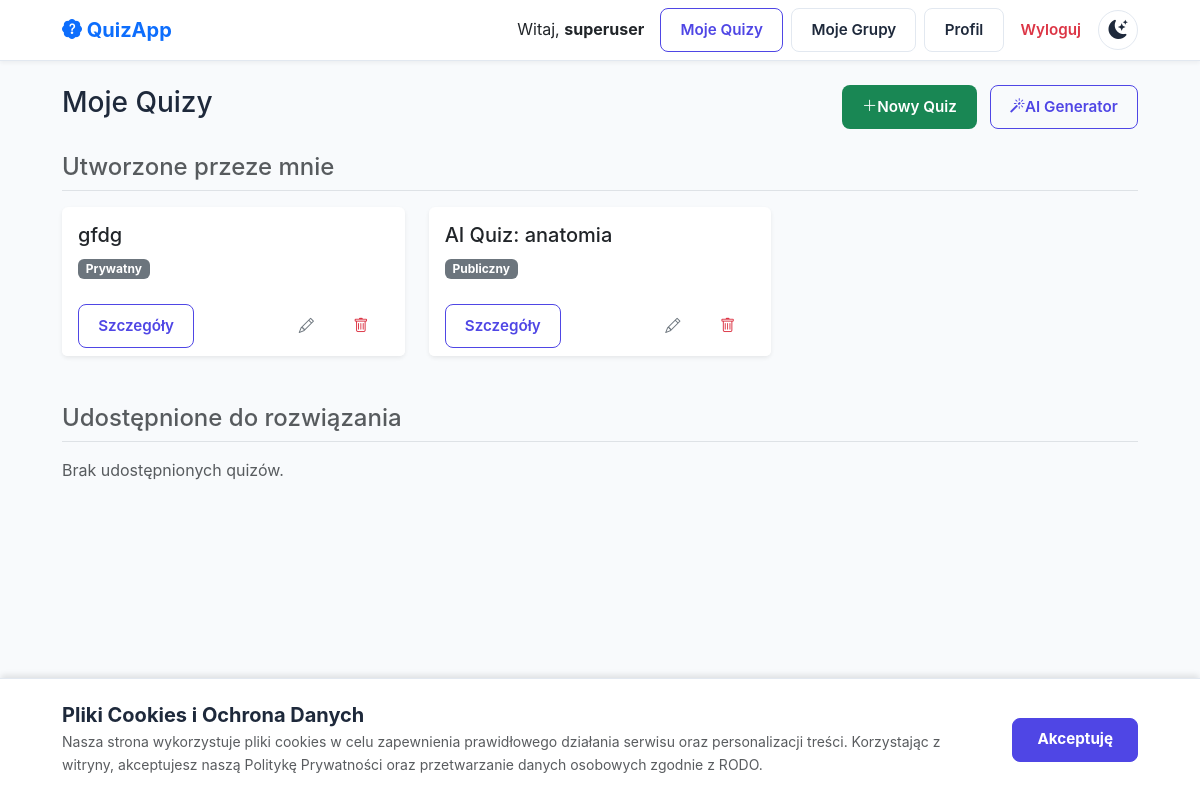
Page /my-quizzes/ (signed in) on the earlier database version.
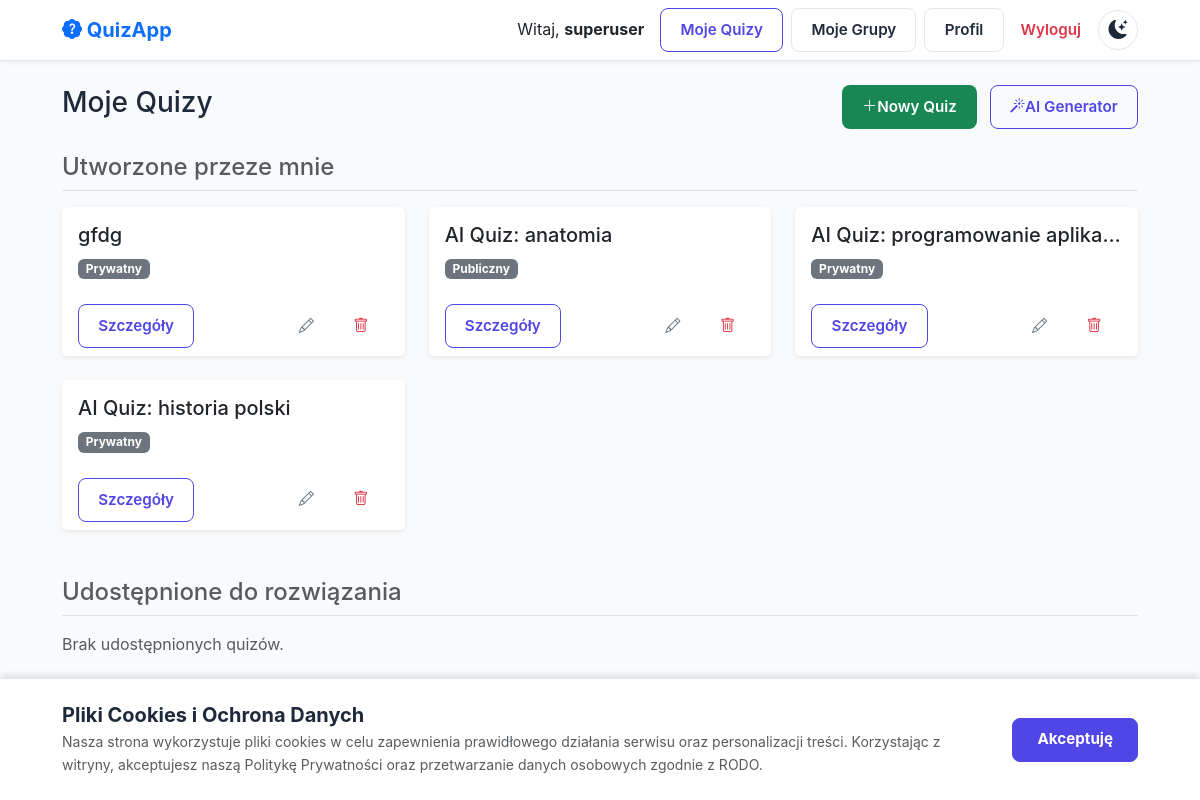
Same page on the later database version.
### accounts/models.py (models this page shows)
class User(AbstractUser):
    groups = models.ManyToManyField(
        Group,
        verbose_name='groups',
        blank=True,
        help_text=(
            'The groups this user belongs to. A user will get all permissions '
            'granted to each of their groups.'
        ),
        related_name="%(app_label)s_%(class)s_groups",
        related_query_name="user",
    )
    user_permissions = models.ManyToManyField(
        Permission,
        verbose_name='user permissions',
        blank=True,
        help_text='Specific permissions for this user.',
        related_name="%(app_label)s_%(class)s_user_permissions",
        related_query_name="user",
    )
    pass # Keep pass if you have no other custom fields yet

### quizzes/models.py (models this page shows, shortened)
class Quiz(models.Model):
    class Visibility(models.TextChoices):
        PUBLIC = 'PUBLIC', 'Publiczny'
        PRIVATE = 'PRIVATE', 'Prywatny'
    title = models.CharField(max_length=255, verbose_name="Tytuł")
    author = models.ForeignKey(settings.AUTH_USER_MODEL, on_delete=models.CASCADE, verbose_name="Autor")
    visibility = models.CharField(
        max_length=10,
        choices=Visibility.choices,
        default=Visibility.PRIVATE,
        verbose_name="Widoczność"
    )
    time_limit = models.IntegerField(
        default=0,
        verbose_name="Limit czasu (w minutach)",
        help_text="Ustaw 0, aby wyłączyć limit czasu."
    )
    instant_feedback = models.BooleanField(
        default=False,
        verbose_name="Natychmiastowe odpowiedzi",
        help_text="Jeśli zaznaczone, użytkownik zobaczy poprawne odpowiedzi po każdym pytaniu."
    )
    users_permissions = models.ManyToManyField(
        settings.AUTH_USER_MODEL,
        through='QuizUserPermission',
        related_name='quiz_access',
        blank=True,
        verbose_name="Uprawnienia użytkowników"
    )
    groups_permissions = models.ManyToManyField(
        QuizGroup,
        through='QuizGroupPermission',
        related_name='quiz_access',
        blank=True,
        verbose_name="Uprawnienia grup"
    )

### quizzes/views.py (the view)
# urls.py: path('my-quizzes/', views.my_quizzes_view, name='my-quizzes'),
@login_required
def my_quizzes_view(request):
    created_quizzes = Quiz.objects.filter(author=request.user)
    user_groups = request.user.group_memberships.all()
    editable_quizzes = Quiz.objects.filter(
        Q(quizuserpermission__user=request.user, quizuserpermission__role='EDITOR') |
        Q(quizgrouppermission__group__in=user_groups, quizgrouppermission__role='EDITOR')
    ).exclude(author=request.user).distinct()
    shared_quizzes = Quiz.objects.filter(
        Q(quizuserpermission__user=request.user) |
        Q(quizgrouppermission__group__in=user_groups)
    ).exclude(pk__in=created_quizzes).exclude(pk__in=editable_quizzes).distinct()
    return render(request, 'quizzes/my_quizzes.html', {
        'quizzes': created_quizzes,
        'editable_quizzes': editable_quizzes,
        'shared_quizzes': shared_quizzes
    })

### templates/quizzes/my_quizzes.html (shortened to what this page needs)
{% extends 'base.html' %}
{% block content %}
<div class="d-flex justify-content-between align-items-center mb-4">
    <h1 class="h3">Moje Quizy</h1>
    <div>
        <a href="{% url 'quiz-create' %}" class="btn btn-success">
            <i class="bi bi-plus-lg"></i> Nowy Quiz
        </a>
        <a href="{% url 'quiz-generate' %}" class="btn btn-outline-primary ms-2">
            <i class="bi bi-magic"></i> AI Generator
        </a>
    </div>
</div>
<h4 class="text-muted mb-3 border-bottom pb-2">Utworzone przeze mnie</h4>
{% if quizzes %}
    <div class="row row-cols-1 row-cols-md-2 row-cols-lg-3 g-4 mb-5">
        {% for quiz in quizzes %}
        <div class="col">
            <div class="card h-100 shadow-sm border-0">
                <div class="card-body">
                    <h5 class="card-title text-truncate">{{ quiz.title }}</h5>
                    <span class="badge bg-secondary">{{ quiz.get_visibility_display }}</span>
                </div>
                <div class="card-footer bg-white border-top-0 d-flex justify-content-between">
                    <a href="{% url 'quiz-detail' quiz.pk %}" class="btn btn-sm btn-outline-primary">Szczegóły</a>
                    <div class="btn-group">
                        <a href="{% url 'quiz-edit' quiz.pk %}" class="btn btn-sm btn-outline-secondary" title="Edytuj"><i class="bi bi-pencil"></i></a>
                        <a href="{% url 'quiz-delete' quiz.pk %}" class="btn btn-sm btn-outline-danger" title="Usuń"><i class="bi bi-trash"></i></a>
                    </div>
                </div>
            </div>
        </div>
        {% endfor %}
    </div>
{% else %}
    <p class="text-muted mb-5">Brak utworzonych quizów.</p>
{% endif %}
<h4 class="text-muted mb-3 border-bottom pb-2">Udostępnione do rozwiązania</h4>
{% if shared_quizzes %}
    <div class="row row-cols-1 row-cols-md-2 row-cols-lg-3 g-4">
        {% for quiz in shared_quizzes %}
        <div class="col">
            <div class="card h-100 border-dashed bg-light">
                <div class="card-body">
                    <h5 class="card-title">{{ quiz.title }}</h5>
                    <p class="card-text small text-muted">Autor: {{ quiz.author.username }}</p>
                    <a href="{% url 'quiz-detail' quiz.pk %}" class="btn btn-primary btn-sm w-100">Rozwiąż</a>
                </div>
            </div>
        </div>
        {% endfor %}
    </div>
{% else %}
    <p class="text-muted">Brak udostępnionych quizów.</p>
{% endif %}
{% endblock %}

### templates/base.html (shortened to what this page needs)
{% load static %}
<!DOCTYPE html>
<html lang="pl">
<head>
    <link href="https://cdn.jsdelivr.net/npm/bootstrap@5.3.0/dist/css/bootstrap.min.css" rel="stylesheet">
    <link rel="stylesheet" href="https://cdn.jsdelivr.net/npm/bootstrap-icons@1.10.0/font/bootstrap-icons.css">
    <link rel="stylesheet" href="{% static 'css/style.css' %}">
</head>
<body class="d-flex flex-column min-vh-100">
    <nav class="navbar navbar-expand-lg navbar-light bg-white mb-4">
        <div class="container">
            <a class="navbar-brand fw-bold text-primary" href="{% url 'home' %}">
                <i class="bi bi-patch-question-fill"></i> QuizApp
            </a>
            <div class="collapse navbar-collapse" id="navbarNav">
                <ul class="navbar-nav ms-auto align-items-center">
                    {% if user.is_authenticated %}
                        <li class="nav-item">
                            <span class="nav-link disabled text-dark">Witaj, <strong>{{ user.username }}</strong></span>
                        </li>
                        <li class="nav-item ms-lg-2">
                            <a class="btn btn-outline-primary btn-sm" href="{% url 'my-quizzes' %}">Moje Quizy</a>
                        </li>
                        <li class="nav-item ms-lg-2">
                            <a class="btn btn-light btn-sm" href="{% url 'group-list' %}">Moje Grupy</a>
                        </li>
                        <li class="nav-item ms-lg-2">
                            <a class="btn btn-light btn-sm" href="{% url 'profile_edit' %}">Profil</a>
                        </li>
                        <li class="nav-item ms-lg-2">
                            <form action="{% url 'logout' %}" method="post" class="d-inline">
                                <button type="submit" class="btn btn-link nav-link text-danger">Wyloguj</button>
                            </form>
                        </li>
                    {% endif %}
                        <li class="nav-item ms-2">
                          <button id="theme-toggle" class="theme-toggle" aria-label="Przełącz motyw">
                            <i id="theme-icon" class="bi bi-moon-stars-fill"></i>
                          </button>
                        </li>
                </ul>
            </div>
        </div>
    </nav>
    <div class="container">
        {% block content %}{% endblock %}
    </div>
    <footer class="mt-auto py-3 text-center text-muted text-small">
        <div class="container">
        </div>
    </footer>
    <div id="cookie-banner" class="p-4">
        <div class="container d-flex flex-column flex-md-row align-items-center justify-content-between gap-3">
            <div class="text-muted">
                <h5 class="fw-bold mb-1"> Pliki Cookies i Ochrona Danych</h5>
                <p class="mb-0 small">
                    Nasza strona wykorzystuje pliki cookies w celu zapewnienia prawidłowego działania serwisu oraz personalizacji treści.
                    Korzystając z witryny, akceptujesz naszą Politykę Prywatności oraz przetwarzanie danych osobowych zgodnie z RODO.
                </p>
            </div>
            <div class="d-flex gap-2 shrink-0">
                <button id="accept-cookies" class="btn btn-primary btn-sm px-4 fw-bold">Akceptuję</button>
            </div>
        </div>
    </div>
</body>
</html>

### static/css/style.css (style rules this page uses)
:root { --bg: #f8fafc; --surface: #ffffff; --surface-hover: #f1f5f9; --text: #1e293b; --text-muted: #64748b; --border: #e2e8f0; --primary: #4f46e5; --primary-hover: #4338ca; --primary-text: #ffffff; --secondary: #64748b; --secondary-hover: #475569; --danger: #ef4444; --danger-hover: #dc2626; --success: #10b981; --shadow: 0 4px 6px -1px rgb(0 0 0 / 0.1), 0 2px 4px -2px rgb(0 0 0 / 0.1); --radius: 12px; }
* { box-sizing: border-box; }
body { font-family: 'Inter', -apple-system, BlinkMacSystemFont, "Segoe UI", Roboto, sans-serif; background-color: var(--bg); color: var(--text); margin: 0; line-height: 1.6; transition: background-color 0.3s, color 0.3s; }
a { color: var(--primary); text-decoration: none; transition: color 0.2s; }
h1, h2, h3, h4, h5, h6 { color: var(--text); margin-top: 0; }
h1 { font-size: 2rem; margin-bottom: 1.5rem; }
nav { background: var(--surface); padding: 1rem 2rem; display: flex; justify-content: space-between; align-items: center; border-bottom: 1px solid var(--border); box-shadow: 0 1px 3px 0 rgb(0 0 0 / 0.1); }
.container { max-width: 1100px; }
.btn { display: inline-flex; align-items: center; justify-content: center; padding: 0.6rem 1.2rem; border-radius: 8px; text-decoration: none; border: 1px solid transparent; cursor: pointer; font-size: 0.95rem; font-weight: 600; transition: all 0.2s; line-height: 1.5; }
.btn-primary { background-color: var(--primary); border-color: var(--primary); color: var(--primary-text); }
.btn-secondary, .btn-light { background-color: var(--surface); color: var(--text); border-color: var(--border); }
.btn-outline-primary { color: var(--primary); border-color: var(--primary); background-color: transparent; }
.theme-toggle { padding: 0.5rem; border-radius: 50%; border: 1px solid var(--border); background-color: var(--surface); color: var(--text); cursor: pointer; width: 40px; height: 40px; display: flex; align-items: center; justify-content: center; font-size: 1.2rem; transition: transform 0.2s, background-color 0.2s; }
#cookie-banner { position: fixed; bottom: 0; left: 0; width: 100%; z-index: 1050; background-color: var(--surface); color: var(--text); border-top: 1px solid var(--border); box-shadow: 0 -4px 6px -1px rgba(0, 0, 0, 0.1); transform: translateY(100%); transition: transform 0.3s ease-in-out; }
#cookie-banner.show { transform: translateY(0); }

### templates/base.html (style rules this page uses)
body { background-color: var(--bg); color: var(--text); transition: background-color 0.3s, color 0.3s; }
.card { border: none; box-shadow: 0 4px 6px rgba(0,0,0,0.05); }
.navbar { box-shadow: 0 2px 4px rgba(0,0,0,0.05); }

Differences in the rows shown:
added Quiz: title "AI Quiz: programowanie aplika…", visibility "Prywatny"
added Quiz: title "AI Quiz: historia polski", visibility "Prywatny"
